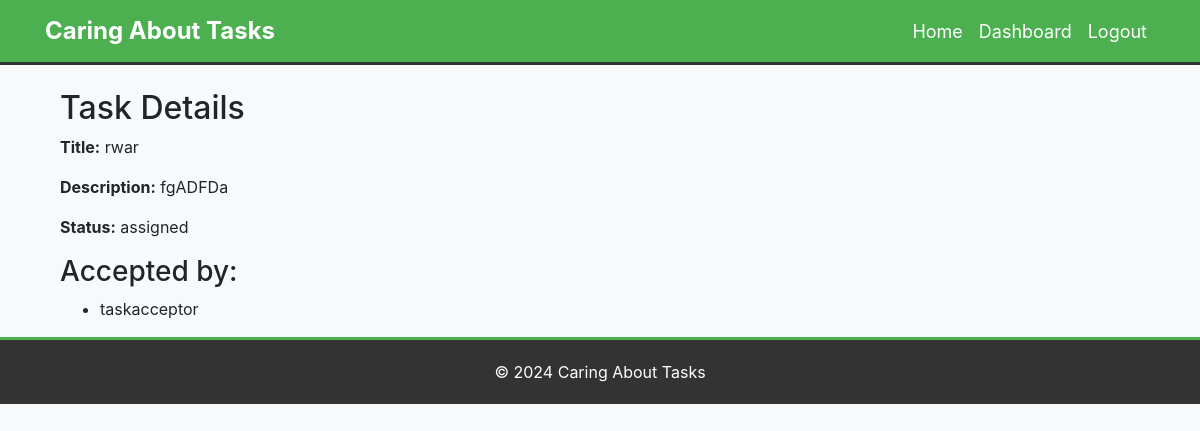
/task_details/8 (signed in), run on the app's committed database.
### app.py (models this page shows, shortened)
class Task(db.Model):
    id = db.Column(db.Integer, primary_key=True)
    title = db.Column(db.String(100), nullable=False)
    description = db.Column(db.Text, nullable=False)
    status = db.Column(db.String(20), nullable=False, default='initiated')
    deadline = db.Column(db.DateTime, nullable=False, default=datetime.utcnow)
    taskgiver_id = db.Column(db.Integer, db.ForeignKey('user.id'), nullable=False)
    taskacceptor_id = db.Column(db.Integer, db.ForeignKey('user.id'))

class User(UserMixin, db.Model):
    id = db.Column(db.Integer, primary_key=True)
    username = db.Column(db.String(64), unique=True, nullable=False)
    password_hash = db.Column(db.String(128), nullable=False)
    type = db.Column(db.String(20), nullable=False)
    tasks_given = db.relationship('Task', foreign_keys='Task.taskgiver_id', backref='taskgiver', lazy=True)
    tasks_accepted = db.relationship('Task', foreign_keys='Task.taskacceptor_id', backref='taskacceptor', lazy=True)
    online = db.Column(db.Boolean, default=False)

### app.py (the view)
@app.route('/task_details/<int:task_id>')
@login_required
def task_details(task_id):
    task = Task.query.get(task_id)
    if task is None:
        flash('Task not found.', 'error')
        return redirect(url_for('dashboard'))
    taskacceptor_users = []
    if task.taskacceptor_id:
        taskacceptor_users.append(User.query.get(task.taskacceptor_id))
    return render_template('task_details.html', task=task, taskacceptor_users=taskacceptor_users)

### app.py (called while the page is built)
@login_manager.user_loader
def load_user(user_id):
    return User.query.get(int(user_id))

### templates/task_details.html (shortened to what this page needs)
{% extends "base.html" %}
{% block content %}
<div class="container">
    <h2>Task Details</h2>
    <p><strong>Title:</strong> {{ task.title }}</p>
    <p><strong>Description:</strong> {{ task.description }}</p>
    <p><strong>Status:</strong> {{ task.status }}</p>
    <h3>Accepted by:</h3>
    <ul>
        {% if task.taskacceptor_id %}
            <li>{{ task.taskacceptor.username }}</li>
        {% else %}
            <li>Not yet accepted</li>
        {% endif %}
    </ul>
</div>
{% endblock %}

### templates/base.html (style rules this page uses)
body { background-color: #f8f9fa; }

### data on the page
Task: title "rwar", description "fgADFDa", status "assigned"
User: taskacceptor.username "taskacceptor"
